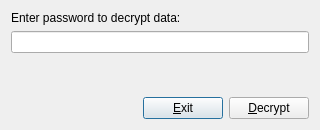
<?xml version="1.0" encoding="UTF-8"?>
<ui version="4.0">
 <class>PasswordDialog</class>
 <widget class="QDialog" name="PasswordDialog">
  <property name="geometry">
   <rect>
    <x>0</x>
    <y>0</y>
    <width>320</width>
    <height>130</height>
   </rect>
  </property>
  <property name="minimumSize">
   <size>
    <width>320</width>
    <height>130</height>
   </size>
  </property>
  <property name="maximumSize">
   <size>
    <width>320</width>
    <height>130</height>
   </size>
  </property>
  <property name="windowTitle">
   <string>Decrypt data</string>
  </property>
  <layout class="QGridLayout" name="gridLayout">
   <item row="0" column="0">
    <layout class="QVBoxLayout" name="verticalLayout">
     <item>
      <widget class="QLabel" name="label">
       <property name="text">
        <string>Enter password to decrypt data:</string>
       </property>
      </widget>
     </item>
     <item>
      <widget class="QLineEdit" name="passwordLE">
       <property name="echoMode">
        <enum>QLineEdit::Password</enum>
       </property>
      </widget>
     </item>
     <item>
      <spacer name="verticalSpacer">
       <property name="orientation">
        <enum>Qt::Vertical</enum>
       </property>
       <property name="sizeHint" stdset="0">
        <size>
         <width>20</width>
         <height>40</height>
        </size>
       </property>
      </spacer>
     </item>
     <item>
      <layout class="QHBoxLayout" name="horizontalLayout">
       <item>
        <spacer name="horizontalSpacer">
         <property name="orientation">
          <enum>Qt::Horizontal</enum>
         </property>
         <property name="sizeHint" stdset="0">
          <size>
           <width>40</width>
           <height>20</height>
          </size>
         </property>
        </spacer>
       </item>
       <item>
        <widget class="QPushButton" name="exitButton">
         <property name="text">
          <string>&amp;Exit</string>
         </property>
        </widget>
       </item>
       <item>
        <widget class="QPushButton" name="decryptButton">
         <property name="text">
          <string>&amp;Decrypt</string>
         </property>
        </widget>
       </item>
      </layout>
     </item>
    </layout>
   </item>
  </layout>
 </widget>
 <resources/>
 <connections/>
</ui>
